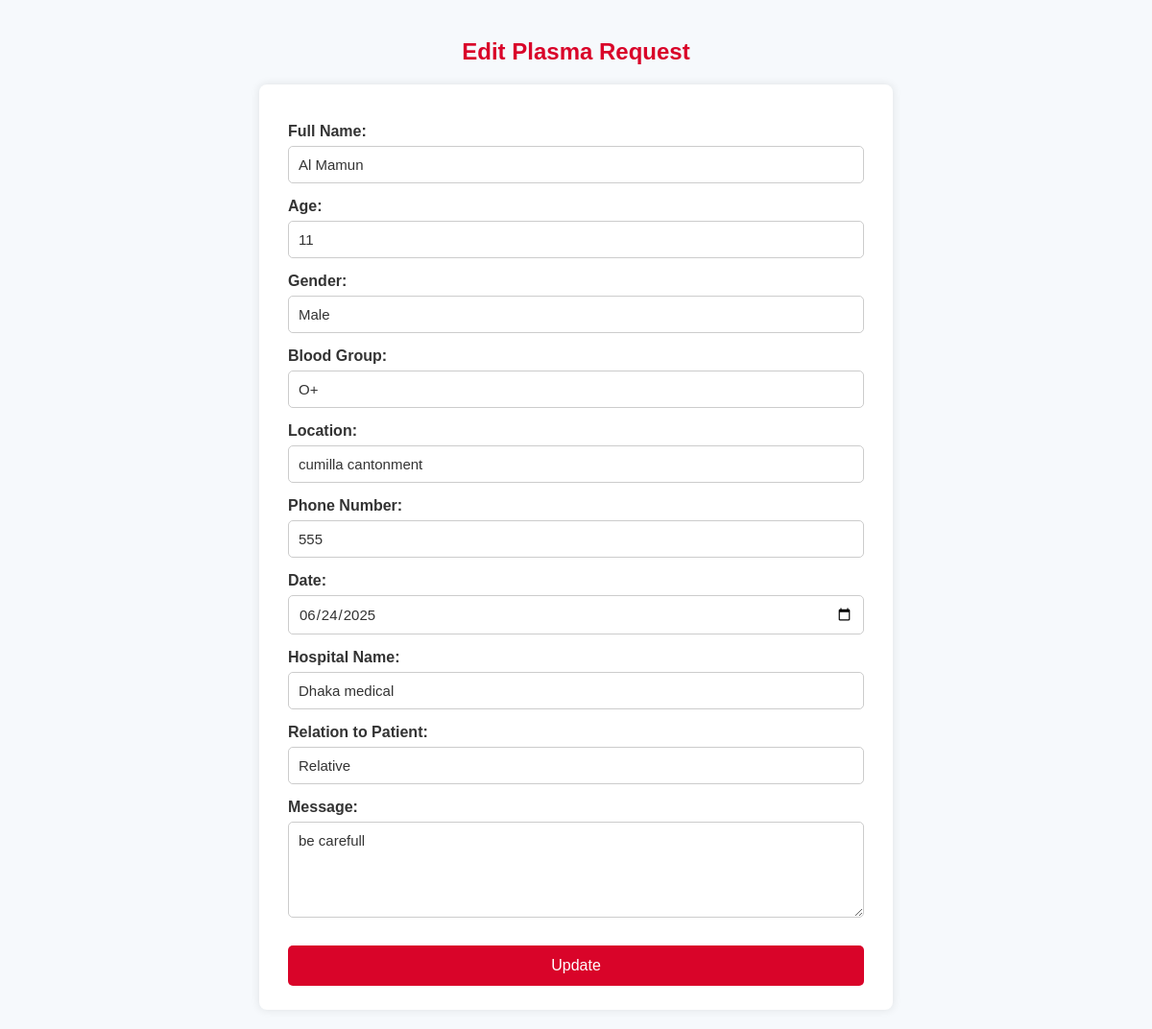
The page /Edit.php?id=2 on the database its author committed.
### tables this page shows
CREATE TABLE `plasma_form` (
  `ID` int(11) NOT NULL,
  `Full_name` varchar(20) NOT NULL,
  `Age` int(10) NOT NULL,
  `Gender` varchar(67) NOT NULL,
  `Blood_group` varchar(10) NOT NULL,
  `Location` varchar(255) NOT NULL,
  `Phone_number` int(15) NOT NULL,
  `Date` varchar(20) NOT NULL,
  `hospital_name` varchar(55) NOT NULL,
  `relation_to_patient` varchar(50) NOT NULL,
  `message` varchar(250) NOT NULL
);

### Edit.php (the view, shortened to what this page needs)
<?php
include 'connection_database.php';
if (isset($_GET['id'])) {
    $id = intval($_GET['id']);
    $query = $con->query("SELECT * FROM plasma_form WHERE ID = $id");
    if ($query && $query->num_rows > 0) {
        $data = $query->fetch_assoc();
    } else {
        die("Record not found.");
    }
} else {
    die("ID not provided.");
}
?>
<!DOCTYPE html>
<html lang="en">
<head>
</head>
<body>
<h2>Edit Plasma Request</h2>
<form method="post">
    <label for="full_name">Full Name:</label>
    <input type="text" id="full_name" name="full_name" value="<?= htmlspecialchars($data['Full_name']) ?>" required>
    <label for="age">Age:</label>
    <input type="number" id="age" name="age" value="<?= htmlspecialchars($data['Age']) ?>" required>
    <label for="gender">Gender:</label>
    <input type="text" id="gender" name="gender" value="<?= htmlspecialchars($data['Gender']) ?>" required>
    <label for="blood_group">Blood Group:</label>
    <input type="text" id="blood_group" name="blood_group" value="<?= htmlspecialchars($data['Blood_group']) ?>" required>
    <label for="location">Location:</label>
    <input type="text" id="location" name="location" value="<?= htmlspecialchars($data['Location']) ?>" required>
    <label for="phone_number">Phone Number:</label>
    <input type="text" id="phone_number" name="phone_number" value="<?= htmlspecialchars($data['Phone_number']) ?>" required>
    <label for="date">Date:</label>
    <input type="date" id="date" name="date" value="<?= htmlspecialchars($data['Date']) ?>" required>
    <label for="hospital_name">Hospital Name:</label>
    <input type="text" id="hospital_name" name="hospital_name" value="<?= htmlspecialchars($data['hospital_name']) ?>" required>
    <label for="relation_to_patient">Relation to Patient:</label>
    <input type="text" id="relation_to_patient" name="relation_to_patient" value="<?= htmlspecialchars($data['relation_to_patient']) ?>" required>
    <label for="message">Message:</label>
    <textarea id="message" name="message"><?= htmlspecialchars($data['message']) ?></textarea>
    <button type="submit">Update</button>
</form>
</body>
</html>

### Edit.php (style rules this page uses)
body { font-family: Arial, sans-serif; background-color: #f6f9fc; padding: 20px; margin: 0; }
h2 { text-align: center; color: #d90429; margin-bottom: 20px; }
form { max-width: 600px; margin: 0 auto; background: #fff; padding: 25px 30px; border-radius: 8px; box-shadow: 0 0 10px rgba(0,0,0,0.1); }
label { display: block; margin-top: 15px; font-weight: bold; color: #333; }
input[type="text"], input[type="number"], input[type="date"], textarea { width: 100%; padding: 10px; margin-top: 6px; border: 1px solid #ccc; border-radius: 5px; box-sizing: border-box; font-size: 15px; color: #333; font-family: inherit; }
textarea { resize: vertical; height: 100px; }
button { margin-top: 25px; padding: 12px 20px; background-color: #d90429; border: none; color: #fff; font-size: 16px; cursor: pointer; width: 100%; border-radius: 5px; transition: background-color 0.3s ease; }

### rows shown on the page
plasma_form: full_name "Al Mamun", age "11", gender "Male", blood_group "O+", location "cumilla cantonment", phone_number "555", date "06/24/2025", hospital_name "Dhaka medical", relation_to_patient "Relative", message "be carefull"
